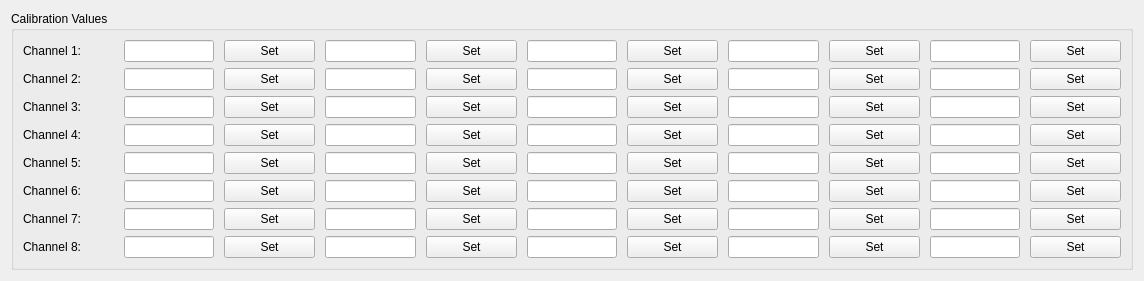
                     <widget class="QWidget" name="calibration">
                      <layout class="QGridLayout" name="gridLayout_3">
                       <item row="0" column="0">
                        <widget class="QGroupBox" name="groupBox_calibration">
                         <property name="title">
                          <string>Calibration Values</string>
                         </property>
                         <layout class="QGridLayout" name="gridLayout_4">
                          <item row="0" column="0">
                           <layout class="QHBoxLayout" name="horizontalLayout_ch1calibration" stretch="1,1,1,1,1,1,1,1,1,1,1">
                            <property name="spacing">
                             <number>10</number>
                            </property>
                            <item>
                             <widget class="QLabel" name="label_ch1calibration">
                              <property name="text">
                               <string>Channel 1:</string>
                              </property>
                             </widget>
                            </item>
                            <item>
                             <widget class="QLineEdit" name="lineEdit_ch1point1"/>
                            </item>
                            <item>
                             <widget class="QPushButton" name="pushButton_ch1point1">
                              <property name="text">
                               <string>Set</string>
                              </property>
                             </widget>
                            </item>
                            <item>
                             <widget class="QLineEdit" name="lineEdit_ch1point2"/>
                            </item>
                            <item>
                             <widget class="QPushButton" name="pushButton_ch1point2">
                              <property name="text">
                               <string>Set</string>
                              </property>
                             </widget>
                            </item>
                            <item>
                             <widget class="QLineEdit" name="lineEdit_ch1point3"/>
                            </item>
                            <item>
                             <widget class="QPushButton" name="pushButton_ch1point3">
                              <property name="text">
                               <string>Set</string>
                              </property>
                             </widget>
                            </item>
                            <item>
                             <widget class="QLineEdit" name="lineEdit_ch1point4"/>
                            </item>
                            <item>
                             <widget class="QPushButton" name="pushButton_ch1point4">
                              <property name="text">
                               <string>Set</string>
                              </property>
                             </widget>
                            </item>
                            <item>
                             <widget class="QLineEdit" name="lineEdit_ch1point5"/>
                            </item>
                            <item>
                             <widget class="QPushButton" name="pushButton_ch1point5">
                              <property name="text">
                               <string>Set</string>
                              </property>
                             </widget>
                            </item>
                           </layout>
                          </item>
                          <item row="7" column="0">
                           <layout class="QHBoxLayout" name="horizontalLayout_ch8calibration" stretch="1,1,1,1,1,1,1,1,1,1,1">
                            <property name="spacing">
                             <number>10</number>
                            </property>
                            <item>
                             <widget class="QLabel" name="label_ch8calibration">
                              <property name="text">
                               <string>Channel 8:</string>
                              </property>
                             </widget>
                            </item>
                            <item>
                             <widget class="QLineEdit" name="lineEdit_ch8point1"/>
                            </item>
                            <item>
                             <widget class="QPushButton" name="pushButton_ch8point1">
                              <property name="text">
                               <string>Set</string>
                              </property>
                             </widget>
                            </item>
                            <item>
                             <widget class="QLineEdit" name="lineEdit_ch8point2"/>
                            </item>
                            <item>
                             <widget class="QPushButton" name="pushButton_ch8point2">
                              <property name="text">
                               <string>Set</string>
                              </property>
                             </widget>
                            </item>
                            <item>
                             <widget class="QLineEdit" name="lineEdit_ch8point3"/>
                            </item>
                            <item>
                             <widget class="QPushButton" name="pushButton_ch8point3">
                              <property name="text">
                               <string>Set</string>
                              </property>
                             </widget>
                            </item>
                            <item>
                             <widget class="QLineEdit" name="lineEdit_ch8point4"/>
                            </item>
                            <item>
                             <widget class="QPushButton" name="pushButton_ch8point4">
                              <property name="text">
                               <string>Set</string>
                              </property>
                             </widget>
                            </item>
                            <item>
                             <widget class="QLineEdit" name="lineEdit_ch8point5"/>
                            </item>
                            <item>
                             <widget class="QPushButton" name="pushButton_ch8point5">
                              <property name="text">
                               <string>Set</string>
                              </property>
                             </widget>
                            </item>
                           </layout>
                          </item>
                          <item row="3" column="0">
                           <layout class="QHBoxLayout" name="horizontalLayout_ch4calibration" stretch="1,1,1,1,1,1,1,1,1,1,1">
                            <property name="spacing">
                             <number>10</number>
                            </property>
                            <item>
                             <widget class="QLabel" name="label_ch4calibration">
                              <property name="text">
                               <string>Channel 4:</string>
                              </property>
                             </widget>
                            </item>
                            <item>
                             <widget class="QLineEdit" name="lineEdit_ch4point1"/>
                            </item>
                            <item>
                             <widget class="QPushButton" name="pushButton_ch4point1">
                              <property name="text">
                               <string>Set</string>
                              </property>
                             </widget>
                            </item>
                            <item>
                             <widget class="QLineEdit" name="lineEdit_ch4point2"/>
                            </item>
                            <item>
                             <widget class="QPushButton" name="pushButton_ch4point2">
                              <property name="text">
                               <string>Set</string>
                              </property>
                             </widget>
                            </item>
                            <item>
                             <widget class="QLineEdit" name="lineEdit_ch4point3"/>
                            </item>
                            <item>
                             <widget class="QPushButton" name="pushButton_ch4point3">
                              <property name="text">
                               <string>Set</string>
                              </property>
                             </widget>
                            </item>
                            <item>
                             <widget class="QLineEdit" name="lineEdit_ch4point4"/>
                            </item>
                            <item>
                             <widget class="QPushButton" name="pushButton_ch4point4">
                              <property name="text">
                               <string>Set</string>
                              </property>
                             </widget>
                            </item>
                            <item>
                             <widget class="QLineEdit" name="lineEdit_ch4point5"/>
                            </item>
                            <item>
                             <widget class="QPushButton" name="pushButton_ch4point5">
                              <property name="text">
                               <string>Set</string>
                              </property>
                             </widget>
                            </item>
                           </layout>
                          </item>
                          <item row="4" column="0">
                           <layout class="QHBoxLayout" name="horizontalLayout_ch5calibration" stretch="1,1,1,1,1,1,1,1,1,1,1">
                            <property name="spacing">
                             <number>10</number>
                            </property>
                            <item>
                             <widget class="QLabel" name="label_ch5calibration">
                              <property name="text">
                               <string>Channel 5:</string>
                              </property>
                             </widget>
                            </item>
                            <item>
                             <widget class="QLineEdit" name="lineEdit_ch5point1"/>
                            </item>
                            <item>
                             <widget class="QPushButton" name="pushButton_ch5point1">
                              <property name="text">
                               <string>Set</string>
                              </property>
                             </widget>
                            </item>
                            <item>
                             <widget class="QLineEdit" name="lineEdit_ch5point2"/>
                            </item>
                            <item>
                             <widget class="QPushButton" name="pushButton_ch5point2">
                              <property name="text">
                               <string>Set</string>
                              </property>
                             </widget>
                            </item>
                            <item>
                             <widget class="QLineEdit" name="lineEdit_ch5point3"/>
                            </item>
                            <item>
                             <widget class="QPushButton" name="pushButton_ch5point3">
                              <property name="text">
                               <string>Set</string>
                              </property>
                             </widget>
                            </item>
                            <item>
                             <widget class="QLineEdit" name="lineEdit_ch5point4"/>
                            </item>
                            <item>
                             <widget class="QPushButton" name="pushButton_ch5point4">
                              <property name="text">
                               <string>Set</string>
                              </property>
                             </widget>
                            </item>
                            <item>
                             <widget class="QLineEdit" name="lineEdit_ch5point5"/>
                            </item>
                            <item>
                             <widget class="QPushButton" name="pushButton_ch5point5">
                              <property name="text">
                               <string>Set</string>
                              </property>
                             </widget>
                            </item>
                           </layout>
                          </item>
                          <item row="2" column="0">
                           <layout class="QHBoxLayout" name="horizontalLayout_ch3calibration" stretch="1,1,1,1,1,1,1,1,1,1,1">
                            <property name="spacing">
                             <number>10</number>
                            </property>
                            <item>
                             <widget class="QLabel" name="label_ch3calibration">
                              <property name="text">
                               <string>Channel 3:</string>
                              </property>
                             </widget>
                            </item>
                            <item>
                             <widget class="QLineEdit" name="lineEdit_ch3point1"/>
                            </item>
                            <item>
                             <widget class="QPushButton" name="pushButton_ch3point1">
                              <property name="text">
                               <string>Set</string>
                              </property>
                             </widget>
                            </item>
                            <item>
                             <widget class="QLineEdit" name="lineEdit_ch3point2"/>
                            </item>
                            <item>
                             <widget class="QPushButton" name="pushButton_ch3point2">
                              <property name="text">
                               <string>Set</string>
                              </property>
                             </widget>
                            </item>
                            <item>
                             <widget class="QLineEdit" name="lineEdit_ch3point3"/>
                            </item>
                            <item>
                             <widget class="QPushButton" name="pushButton_ch3point3">
                              <property name="text">
                               <string>Set</string>
                              </property>
                             </widget>
                            </item>
                            <item>
                             <widget class="QLineEdit" name="lineEdit_ch3point4"/>
                            </item>
                            <item>
                             <widget class="QPushButton" name="pushButton_ch3point4">
                              <property name="text">
                               <string>Set</string>
                              </property>
                             </widget>
                            </item>
                            <item>
                             <widget class="QLineEdit" name="lineEdit_ch3point5"/>
                            </item>
                            <item>
                             <widget class="QPushButton" name="pushButton_ch3point5">
                              <property name="text">
                               <string>Set</string>
                              </property>
                             </widget>
                            </item>
                           </layout>
                          </item>
                          <item row="6" column="0">
                           <layout class="QHBoxLayout" name="horizontalLayout_ch7calibration" stretch="1,1,1,1,1,1,1,1,1,1,1">
                            <property name="spacing">
                             <number>10</number>
                            </property>
                            <item>
                             <widget class="QLabel" name="label_ch7calibration">
                              <property name="text">
                               <string>Channel 7:</string>
                              </property>
                             </widget>
                            </item>
                            <item>
                             <widget class="QLineEdit" name="lineEdit_ch7point1"/>
                            </item>
                            <item>
                             <widget class="QPushButton" name="pushButton_ch7point1">
                              <property name="text">
                               <string>Set</string>
                              </property>
                             </widget>
                            </item>
                            <item>
                             <widget class="QLineEdit" name="lineEdit_ch7point2"/>
                            </item>
                            <item>
                             <widget class="QPushButton" name="pushButton_ch7point2">
                              <property name="text">
                               <string>Set</string>
                              </property>
                             </widget>
                            </item>
                            <item>
                             <widget class="QLineEdit" name="lineEdit_ch7point3"/>
                            </item>
                            <item>
                             <widget class="QPushButton" name="pushButton_ch7point3">
                              <property name="text">
                               <string>Set</string>
                              </property>
                             </widget>
                            </item>
                            <item>
                             <widget class="QLineEdit" name="lineEdit_ch7point4"/>
                            </item>
                            <item>
                             <widget class="QPushButton" name="pushButton_ch7point4">
                              <property name="text">
                               <string>Set</string>
                              </property>
                             </widget>
                            </item>
                            <item>
                             <widget class="QLineEdit" name="lineEdit_ch7point5"/>
                            </item>
                            <item>
                             <widget class="QPushButton" name="pushButton_ch7point5">
                              <property name="text">
                               <string>Set</string>
                              </property>
                             </widget>
                            </item>
                           </layout>
                          </item>
                          <item row="5" column="0">
                           <layout class="QHBoxLayout" name="horizontalLayout_ch6calibration" stretch="1,1,1,1,1,1,1,1,1,1,1">
                            <property name="spacing">
                             <number>10</number>
                            </property>
                            <item>
                             <widget class="QLabel" name="label_ch6calibration">
                              <property name="text">
                               <string>Channel 6:</string>
                              </property>
                             </widget>
                            </item>
                            <item>
                             <widget class="QLineEdit" name="lineEdit_ch6point1"/>
                            </item>
                            <item>
                             <widget class="QPushButton" name="pushButton_ch6point1">
                              <property name="text">
                               <string>Set</string>
                              </property>
                             </widget>
                            </item>
                            <item>
                             <widget class="QLineEdit" name="lineEdit_ch6point2"/>
                            </item>
                            <item>
                             <widget class="QPushButton" name="pushButton_ch6point2">
                              <property name="text">
                               <string>Set</string>
                              </property>
                             </widget>
                            </item>
                            <item>
                             <widget class="QLineEdit" name="lineEdit_ch6point3"/>
                            </item>
                            <item>
                             <widget class="QPushButton" name="pushButton_ch6point3">
                              <property name="text">
                               <string>Set</string>
                              </property>
                             </widget>
                            </item>
                            <item>
                             <widget class="QLineEdit" name="lineEdit_ch6point4"/>
                            </item>
                            <item>
                             <widget class="QPushButton" name="pushButton_ch6point4">
                              <property name="text">
                               <string>Set</string>
                              </property>
                             </widget>
                            </item>
                            <item>
                             <widget class="QLineEdit" name="lineEdit_ch6point5"/>
                            </item>
                            <item>
                             <widget class="QPushButton" name="pushButton_ch6point5">
                              <property name="text">
                               <string>Set</string>
                              </property>
                             </widget>
                            </item>
                           </layout>
                          </item>
                          <item row="1" column="0">
                           <layout class="QHBoxLayout" name="horizontalLayout_ch2calibration" stretch="1,1,1,1,1,1,1,1,1,1,1">
                            <property name="spacing">
                             <number>10</number>
                            </property>
                            <item>
                             <widget class="QLabel" name="label_ch2calibration">
                              <property name="text">
                               <string>Channel 2:</string>
                              </property>
                             </widget>
                            </item>
                            <item>
                             <widget class="QLineEdit" name="lineEdit_ch2point1"/>
                            </item>
                            <item>
                             <widget class="QPushButton" name="pushButton_ch2point1">
                              <property name="text">
                               <string>Set</string>
                              </property>
                             </widget>
                            </item>
                            <item>
                             <widget class="QLineEdit" name="lineEdit_ch2point2"/>
                            </item>
                            <item>
                             <widget class="QPushButton" name="pushButton_ch2point2">
                              <property name="text">
                               <string>Set</string>
                              </property>
                             </widget>
                            </item>
                            <item>
                             <widget class="QLineEdit" name="lineEdit_ch2point3"/>
                            </item>
                            <item>
                             <widget class="QPushButton" name="pushButton_ch2point3">
                              <property name="text">
                               <string>Set</string>
                              </property>
                             </widget>
                            </item>
                            <item>
                             <widget class="QLineEdit" name="lineEdit_ch2point4"/>
                            </item>
                            <item>
                             <widget class="QPushButton" name="pushButton_ch2point4">
                              <property name="text">
                               <string>Set</string>
                              </property>
                             </widget>
                            </item>
                            <item>
                             <widget class="QLineEdit" name="lineEdit_ch2point5"/>
                            </item>
                            <item>
                             <widget class="QPushButton" name="pushButton_ch2point5">
                              <property name="text">
                               <string>Set</string>
                              </property>
                             </widget>
                            </item>
                           </layout>
                          </item>
                         </layout>
                        </widget>
                       </item>
                      </layout>
                     </widget>
